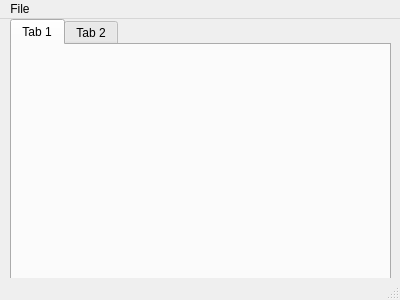
<?xml version="1.0" encoding="UTF-8"?>
<ui version="4.0">
 <class>MainWindow</class>
 <widget class="QMainWindow" name="MainWindow">
  <property name="geometry">
   <rect>
    <x>0</x>
    <y>0</y>
    <width>400</width>
    <height>300</height>
   </rect>
  </property>
  <property name="windowTitle">
   <string>MainWindow</string>
  </property>
  <widget class="QWidget" name="centralwidget">
   <widget class="QTabWidget" name="tabWidget">
    <property name="geometry">
     <rect>
      <x>10</x>
      <y>0</y>
      <width>381</width>
      <height>261</height>
     </rect>
    </property>
    <widget class="QWidget" name="tab">
     <attribute name="title">
      <string>Tab 1</string>
     </attribute>
    </widget>
    <widget class="QWidget" name="tab_2">
     <attribute name="title">
      <string>Tab 2</string>
     </attribute>
    </widget>
   </widget>
  </widget>
  <widget class="QMenuBar" name="menubar">
   <property name="geometry">
    <rect>
     <x>0</x>
     <y>0</y>
     <width>400</width>
     <height>21</height>
    </rect>
   </property>
   <widget class="QMenu" name="menuFile">
    <property name="title">
     <string>File</string>
    </property>
    <addaction name="actionNew"/>
    <addaction name="actionExit"/>
   </widget>
   <addaction name="menuFile"/>
  </widget>
  <widget class="QStatusBar" name="statusbar"/>
  <action name="actionNew">
   <property name="text">
    <string>New</string>
   </property>
  </action>
  <action name="actionExit">
   <property name="text">
    <string>Exit</string>
   </property>
  </action>
 </widget>
 <resources/>
 <connections/>
</ui>
